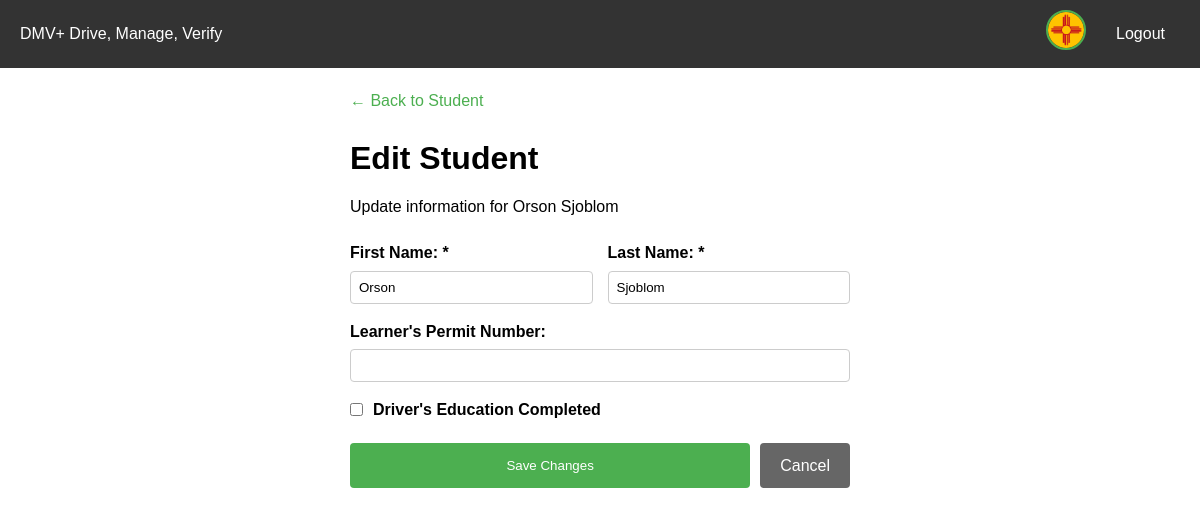
The app's page /parent/student/1/edit/ (signed in), older data.
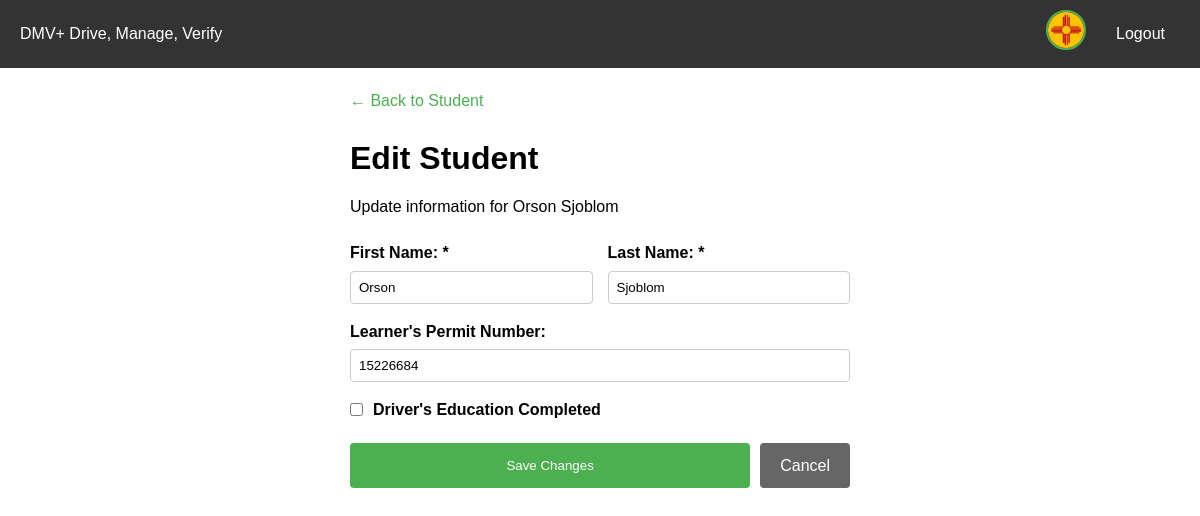
The same page, newer data.
### student/models/student_profile.py (models this page shows, shortened)
class StudentProfile(models.Model):
    user = models.OneToOneField(settings.AUTH_USER_MODEL, on_delete=models.CASCADE, null=True, blank=True, help_text="User account if student has claimed their profile.")
    first_name = models.CharField(max_length=100)
    last_name = models.CharField(max_length=100)
    permit_number = models.CharField(max_length=20, blank=True)
    photo = models.ImageField(upload_to="profile_photos/students/", blank=True, null=True)
    created_at = models.DateTimeField(auto_now_add=True)
    drivers_ed_date_completed = models.DateTimeField(blank=True, null=True)
    drivers_ed_completed = models.BooleanField(default=False)
    road_test_taken = models.DateTimeField(blank=True, null=True)
    road_test_passed = models.BooleanField(default=False)

### parent/views.py (the view, shortened to what this page needs)
# urls.py: path('student/<int:student_id>/edit/', views.edit_student, name='edit_student'),
@login_required
def edit_student(request, student_id):
    if request.user.user_type != 'PARENT':
        raise PermissionDenied("Only parents can edit student information.")
    try:
        parent_profile = ParentProfile.objects.get(user=request.user)
    except ParentProfile.DoesNotExist:
        messages.error(request, "Parent profile not found.")
        return redirect('dashboard')
    student = get_object_or_404(StudentProfile, id=student_id)
    relationship = ParentStudentRelationship.objects.filter(
        parent=parent_profile,
        student=student
    ).first()
    if not relationship:
        raise PermissionDenied("You don't have permission to edit this student.")
    context = {
        'student': student,
    }
    return render(request, 'parent/edit_student.html', context)

### core/models/custom_user.py (called while the page is built)
    def get_full_name(self):
        full_name = f"{self.first_name} {self.last_name}"
        return full_name.strip()

### templates/parent/edit_student.html (shortened to what this page needs)
{% extends 'base.html' %}
{% block content %}
<div class="container">
    <div style="margin-bottom: 20px;">
        <a href="{% url 'view_student' student.id %}" style="color: #4CAF50;">← Back to Student</a>
    </div>
    <h1>Edit Student</h1>
    <p>Update information for {{ student.first_name }} {{ student.last_name }}</p>
    <form method="post" action="{% url 'edit_student' student.id %}">
        <div class="form-row">
            <div class="form-group">
                <label for="first_name">First Name: *</label>
                <input
                    type="text"
                    id="first_name"
                    name="first_name"
                    required
                    value="{{ student.first_name }}"
                >
            </div>
            <div class="form-group">
                <label for="last_name">Last Name: *</label>
                <input
                    type="text"
                    id="last_name"
                    name="last_name"
                    required
                    value="{{ student.last_name }}"
                >
            </div>
        </div>
        <div class="form-group">
            <label for="permit_number">Learner's Permit Number:</label>
            <input
                type="text"
                id="permit_number"
                name="permit_number"
                value="{{ student.permit_number }}"
            >
        </div>
        <div class="form-group">
            <label style="display: flex; align-items: center; font-weight: normal;">
                <input
                    type="checkbox"
                    id="drivers_ed_completed"
                    name="drivers_ed_completed"
                    style="width: auto; margin-right: 10px;"
                >
                <span style="font-weight: bold;">Driver's Education Completed</span>
            </label>
        </div>
        <div class="form-actions" style="display: flex; gap: 10px;">
            <button type="submit" class="btn-primary">Save Changes</button>
            <a href="{% url 'view_student' student.id %}" style="display: inline-block; padding: 10px 20px; background-color: #666; color: white; text-decoration: none; border-radius: 4px; text-align: center; flex: 1;">
                Cancel
            </a>
        </div>
    </form>
</div>
{% endblock %}

Row changes from the older to the newer data that the page shows:
changed StudentProfile "Orson": permit_number (not shown) → "15226684"
